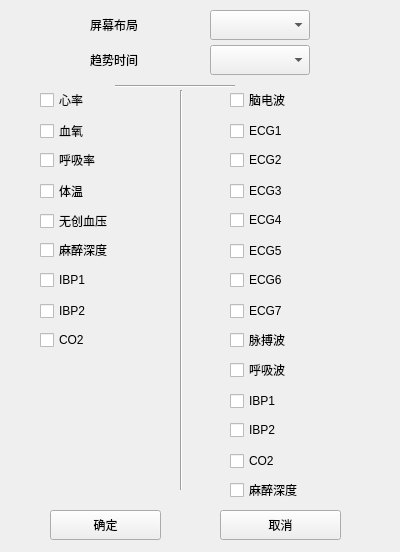
<?xml version="1.0" encoding="UTF-8"?>
<ui version="4.0">
 <class>Set_pingmubuju</class>
 <widget class="QWidget" name="Set_pingmubuju">
  <property name="geometry">
   <rect>
    <x>0</x>
    <y>0</y>
    <width>400</width>
    <height>552</height>
   </rect>
  </property>
  <property name="windowTitle">
   <string>Form</string>
  </property>
  <widget class="QLabel" name="label_2">
   <property name="geometry">
    <rect>
     <x>90</x>
     <y>50</y>
     <width>70</width>
     <height>20</height>
    </rect>
   </property>
   <property name="text">
    <string>趋势时间</string>
   </property>
  </widget>
  <widget class="QComboBox" name="comboBox">
   <property name="geometry">
    <rect>
     <x>210</x>
     <y>10</y>
     <width>100</width>
     <height>30</height>
    </rect>
   </property>
  </widget>
  <widget class="QComboBox" name="comboBox_2">
   <property name="geometry">
    <rect>
     <x>210</x>
     <y>45</y>
     <width>100</width>
     <height>30</height>
    </rect>
   </property>
   <property name="maxVisibleItems">
    <number>10</number>
   </property>
  </widget>
  <widget class="QLabel" name="label">
   <property name="geometry">
    <rect>
     <x>90</x>
     <y>15</y>
     <width>70</width>
     <height>20</height>
    </rect>
   </property>
   <property name="text">
    <string>屏幕布局</string>
   </property>
  </widget>
  <widget class="QCheckBox" name="checkBox">
   <property name="geometry">
    <rect>
     <x>40</x>
     <y>90</y>
     <width>94</width>
     <height>20</height>
    </rect>
   </property>
   <property name="text">
    <string>心率</string>
   </property>
  </widget>
  <widget class="QCheckBox" name="checkBox_2">
   <property name="geometry">
    <rect>
     <x>40</x>
     <y>120</y>
     <width>94</width>
     <height>22</height>
    </rect>
   </property>
   <property name="text">
    <string>血氧</string>
   </property>
  </widget>
  <widget class="QCheckBox" name="checkBox_3">
   <property name="geometry">
    <rect>
     <x>40</x>
     <y>180</y>
     <width>94</width>
     <height>22</height>
    </rect>
   </property>
   <property name="text">
    <string>体温</string>
   </property>
  </widget>
  <widget class="QCheckBox" name="checkBox_4">
   <property name="geometry">
    <rect>
     <x>40</x>
     <y>150</y>
     <width>94</width>
     <height>20</height>
    </rect>
   </property>
   <property name="text">
    <string>呼吸率</string>
   </property>
  </widget>
  <widget class="QCheckBox" name="checkBox_5">
   <property name="geometry">
    <rect>
     <x>40</x>
     <y>210</y>
     <width>94</width>
     <height>22</height>
    </rect>
   </property>
   <property name="text">
    <string>无创血压</string>
   </property>
  </widget>
  <widget class="QCheckBox" name="checkBox_6">
   <property name="geometry">
    <rect>
     <x>40</x>
     <y>240</y>
     <width>94</width>
     <height>20</height>
    </rect>
   </property>
   <property name="text">
    <string>麻醉深度</string>
   </property>
  </widget>
  <widget class="QCheckBox" name="checkBox_7">
   <property name="geometry">
    <rect>
     <x>40</x>
     <y>300</y>
     <width>94</width>
     <height>22</height>
    </rect>
   </property>
   <property name="text">
    <string>IBP2</string>
   </property>
  </widget>
  <widget class="QCheckBox" name="checkBox_8">
   <property name="geometry">
    <rect>
     <x>40</x>
     <y>270</y>
     <width>94</width>
     <height>20</height>
    </rect>
   </property>
   <property name="text">
    <string>IBP1</string>
   </property>
  </widget>
  <widget class="QCheckBox" name="checkBox_9">
   <property name="geometry">
    <rect>
     <x>40</x>
     <y>330</y>
     <width>94</width>
     <height>20</height>
    </rect>
   </property>
   <property name="text">
    <string>CO2</string>
   </property>
  </widget>
  <widget class="QCheckBox" name="checkBox_10">
   <property name="geometry">
    <rect>
     <x>230</x>
     <y>330</y>
     <width>94</width>
     <height>20</height>
    </rect>
   </property>
   <property name="text">
    <string>脉搏波</string>
   </property>
  </widget>
  <widget class="QCheckBox" name="checkBox_11">
   <property name="geometry">
    <rect>
     <x>230</x>
     <y>210</y>
     <width>94</width>
     <height>20</height>
    </rect>
   </property>
   <property name="text">
    <string>ECG4</string>
   </property>
  </widget>
  <widget class="QCheckBox" name="checkBox_12">
   <property name="geometry">
    <rect>
     <x>230</x>
     <y>120</y>
     <width>94</width>
     <height>22</height>
    </rect>
   </property>
   <property name="text">
    <string>ECG1</string>
   </property>
  </widget>
  <widget class="QCheckBox" name="checkBox_13">
   <property name="geometry">
    <rect>
     <x>230</x>
     <y>240</y>
     <width>94</width>
     <height>22</height>
    </rect>
   </property>
   <property name="text">
    <string>ECG5</string>
   </property>
  </widget>
  <widget class="QCheckBox" name="checkBox_14">
   <property name="geometry">
    <rect>
     <x>230</x>
     <y>270</y>
     <width>94</width>
     <height>20</height>
    </rect>
   </property>
   <property name="text">
    <string>ECG6</string>
   </property>
  </widget>
  <widget class="QCheckBox" name="checkBox_15">
   <property name="geometry">
    <rect>
     <x>230</x>
     <y>180</y>
     <width>94</width>
     <height>22</height>
    </rect>
   </property>
   <property name="text">
    <string>ECG3</string>
   </property>
  </widget>
  <widget class="QCheckBox" name="checkBox_16">
   <property name="geometry">
    <rect>
     <x>230</x>
     <y>150</y>
     <width>94</width>
     <height>20</height>
    </rect>
   </property>
   <property name="text">
    <string>ECG2</string>
   </property>
  </widget>
  <widget class="QCheckBox" name="checkBox_17">
   <property name="geometry">
    <rect>
     <x>230</x>
     <y>90</y>
     <width>94</width>
     <height>20</height>
    </rect>
   </property>
   <property name="text">
    <string>脑电波</string>
   </property>
  </widget>
  <widget class="QCheckBox" name="checkBox_18">
   <property name="geometry">
    <rect>
     <x>230</x>
     <y>300</y>
     <width>94</width>
     <height>22</height>
    </rect>
   </property>
   <property name="text">
    <string>ECG7</string>
   </property>
  </widget>
  <widget class="QCheckBox" name="checkBox_19">
   <property name="geometry">
    <rect>
     <x>230</x>
     <y>450</y>
     <width>94</width>
     <height>22</height>
    </rect>
   </property>
   <property name="text">
    <string>CO2</string>
   </property>
  </widget>
  <widget class="QCheckBox" name="checkBox_20">
   <property name="geometry">
    <rect>
     <x>230</x>
     <y>420</y>
     <width>94</width>
     <height>20</height>
    </rect>
   </property>
   <property name="text">
    <string>IBP2</string>
   </property>
  </widget>
  <widget class="QCheckBox" name="checkBox_21">
   <property name="geometry">
    <rect>
     <x>230</x>
     <y>360</y>
     <width>94</width>
     <height>20</height>
    </rect>
   </property>
   <property name="text">
    <string>呼吸波</string>
   </property>
  </widget>
  <widget class="QCheckBox" name="checkBox_22">
   <property name="geometry">
    <rect>
     <x>230</x>
     <y>390</y>
     <width>94</width>
     <height>22</height>
    </rect>
   </property>
   <property name="text">
    <string>IBP1</string>
   </property>
  </widget>
  <widget class="QCheckBox" name="checkBox_23">
   <property name="geometry">
    <rect>
     <x>230</x>
     <y>480</y>
     <width>94</width>
     <height>20</height>
    </rect>
   </property>
   <property name="text">
    <string>麻醉深度</string>
   </property>
  </widget>
  <widget class="Line" name="line">
   <property name="geometry">
    <rect>
     <x>180</x>
     <y>90</y>
     <width>3</width>
     <height>400</height>
    </rect>
   </property>
   <property name="orientation">
    <enum>Qt::Vertical</enum>
   </property>
  </widget>
  <widget class="Line" name="line_2">
   <property name="geometry">
    <rect>
     <x>115</x>
     <y>85</y>
     <width>120</width>
     <height>3</height>
    </rect>
   </property>
   <property name="orientation">
    <enum>Qt::Horizontal</enum>
   </property>
  </widget>
  <widget class="QPushButton" name="pushButton">
   <property name="geometry">
    <rect>
     <x>50</x>
     <y>510</y>
     <width>111</width>
     <height>30</height>
    </rect>
   </property>
   <property name="text">
    <string>确定</string>
   </property>
  </widget>
  <widget class="QPushButton" name="pushButton_2">
   <property name="geometry">
    <rect>
     <x>220</x>
     <y>510</y>
     <width>121</width>
     <height>30</height>
    </rect>
   </property>
   <property name="text">
    <string>取消</string>
   </property>
  </widget>
 </widget>
 <resources/>
 <connections/>
</ui>
